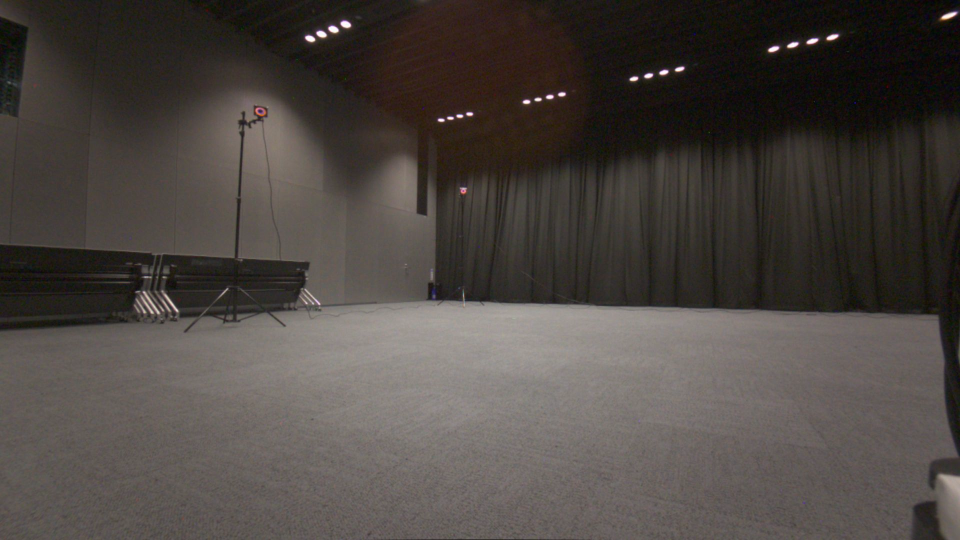
//> input picture rgb.png, 1920 x 1080 px (shown at 1/2 size)
$ ./main   (built with g++ and OpenCV 4)
//> lines starting //> are read from the running program, lines starting //| are printed output that depends on the picture; pictures that were not available may be replaced by others from this repository, and a replacement may not be noted
### upsampling/upsampling/upsampling.h
#pragma once
#include <opencv2/opencv.hpp>
#include <opencv2/ximgproc.hpp>

class upsampling
{
public:
	upsampling() {

	};
	// [16 lines left out: function upsampling, not called in this run]
	~upsampling() {};

	void run1(const cv::Mat& guide, const cv::Mat& xyz, cv::Mat& dense_depth, cv::Mat& confidence);
	void run2(const cv::Mat& guide, const cv::Mat& sparse_depth, const cv::Rect& roi, cv::Mat& dense_depth, cv::Mat& confidence);
	cv::Mat get_guideroi() { return guide_roi.clone(); };
	cv::Mat get_depthroi() { return depth_roi.clone(); };
	cv::Mat get_newintrinsic() { return K_new_.clone(); };
	void set_guide_intrinsic(cv::Mat& K);//3x3몒믦
private:
	cv::Mat K_;
	cv::Mat K_new_;
	double fgs_lambda_ = 128;
	double fgs_sigma_color_ = 8;
	double fgs_lambda_attenuation_ = 0.25;
	int fgs_num_iter_ = 2;
	double planar_coeff_ = 1e-5;

	float conf_thresh_ = 0.4f;
	float cx_ = 9.693e+02;
	float cy_ = 5.542e+02;
	float fx_ = 8.057e+02;
	float fy_ = 6.131e+02;
	//float scale_ = 0.25f;
	float scale_ = 1.0f;
	cv::Mat guide_roi;
	cv::Mat depth_roi;
	cv::Rect roi_ = cv::Rect(60, 50, 350, 200);
};

### upsampling/upsampling/upsampling.cpp
#include <dilate.h>
#include <upsampling.h>
#include <planarfilter.h>
#define SHOW_TIME 1

// [93 lines left out: functions xyz2depthmap, stdimage_naive, not called in this run]

void upsampling::run2(const cv::Mat& guide, const cv::Mat& sparse_depth, const cv::Rect& roi, cv::Mat& dense_depth, cv::Mat& confidence) {

#ifdef SHOW_TIME
	std::chrono::system_clock::time_point start, end;
	double elapsed;
#endif
	roi_ = roi;
	// guide 偺弅彫
	cv::Mat guide_mini;
	//guide.copyTo(guide_mini);
	cv::resize(guide, guide_mini, cv::Size(), scale_, scale_);
	// depth map偺嶌惉 (480,270)
	cv::Mat depth_mini;
	depth_mini = sparse_depth.clone();

	// roi crop
	guide_roi = guide_mini(roi_).clone();
	depth_roi = depth_mini(roi_).clone();

	// depth 偺 min/max
	cv::Mat mask_minmax = cv::Mat::zeros(depth_roi.size(), CV_8U);
	mask_minmax.setTo(1, depth_roi > 0);
	double min, max;
	cv::minMaxLoc(depth_roi, &min, &max, NULL, NULL, mask_minmax);

	// circle dilate
#ifdef SHOW_TIME
	start = std::chrono::system_clock::now();
#endif
	cv::Mat dilate, conf;
	circledilate(depth_roi, dilate, conf);
#ifdef SHOW_TIME
	end = std::chrono::system_clock::now();
	elapsed = std::chrono::duration_cast<std::chrono::milliseconds>(end - start).count();
	std::cout << "circledilate time = " << elapsed << " [ms]" << std::endl;
#endif

	// 奼戝偟弅彫
#ifdef SHOW_TIME
	start = std::chrono::system_clock::now();
#endif
	cv::Mat dilatemask, erodemask;
	cv::dilate(depth_roi, dilatemask, cv::Mat(), cv::Point(-1, -1), 8);
	cv::erode(dilatemask, erodemask, cv::Mat(), cv::Point(-1, -1), 5);

#ifdef SHOW_TIME
	end = std::chrono::system_clock::now();
	elapsed = std::chrono::duration_cast<std::chrono::milliseconds>(end - start).count();
	std::cout << "erode+erode time = " << elapsed << " [ms]" << std::endl;
#endif
	// mask 弨旛
	cv::Mat mask = depth_roi.clone();
	mask.setTo(1, mask > 0);

	cv::Mat conf_raw = conf.clone();
	conf.setTo(0.f, conf < conf_thresh_);

	// 杮懱
#ifdef SHOW_TIME
	start = std::chrono::system_clock::now();
#endif
	cv::Mat dense_fgs, dense;
	auto filter = cv::ximgproc::createFastGlobalSmootherFilter(
		guide_roi, fgs_lambda_, fgs_sigma_color_, fgs_lambda_attenuation_, fgs_num_iter_);
#ifdef SHOW_TIME
	end = std::chrono::system_clock::now();
	elapsed = std::chrono::duration_cast<std::chrono::milliseconds>(end - start).count();
	std::cout << "FGS time = " << elapsed << " [ms]" << std::endl;
#endif

#ifdef SHOW_TIME
	start = std::chrono::system_clock::now();
#endif
	planar_filter(erodemask, mask, conf, planar_coeff_, filter, dense_fgs, dense);
	//planar_filter(depth_mini, mask, conf, planar_coeff_, filter, dense_fgs, dense);
#ifdef SHOW_TIME
	end = std::chrono::system_clock::now();
	elapsed = std::chrono::duration_cast<std::chrono::milliseconds>(end - start).count();
	std::cout << "planar time = " << elapsed << " [ms]" << std::endl;
#endif
	// pose processing
	dense.setTo(0, dense < min);
	dense.setTo(0, dense > max);
	dense.setTo(0, erodemask == 0);

	// 屻張棟
#ifdef SHOW_TIME
	start = std::chrono::system_clock::now();
#endif
	cv::Mat stb = stdimage_naive(dense);
#ifdef SHOW_TIME
	end = std::chrono::system_clock::now();
	elapsed = std::chrono::duration_cast<std::chrono::milliseconds>(end - start).count();
	std::cout << "stdimage_naive time = " << elapsed << " [ms]" << std::endl;
#endif

	cv::Mat tmp_mask = cv::Mat::zeros(stb.size(), CV_32FC1);
	tmp_mask.setTo(1, stb > 200);//mm

	// raw 怣崋傪栠偡
	dense.setTo(0, tmp_mask == 1);
	dense.setTo(0, depth_roi != 0);
	dense += depth_roi;
	conf.setTo(0.4, conf == 0);
	conf.setTo(0.1, stb > 100);//mm
	conf.setTo(0, dense == 0);
	conf.setTo(1, depth_roi != 0);

	dense_depth = cv::Mat::zeros(sparse_depth.size(), sparse_depth.type());
	confidence = cv::Mat::zeros(sparse_depth.size(), sparse_depth.type());
	dense_depth(roi_) = dense / 1000.f;// mm-> m
	conf.copyTo(confidence(roi_));
	//confidence(roi_) = conf.clone();
}


// [69 lines left out: functions run1, set_guide_intrinsic, not called in this run]

### upsampling/main.cpp
#include <upsampling.h>
#include <opencv2/opencv.hpp>
#include <opencv2/viz.hpp>
#include <chrono>

void depth2pc(const cv::Mat& depth, const cv::Mat& K, cv::Mat& pc) {
	pc.create(depth.size(), CV_32FC3);

	float fx = K.at<float>(0, 0);
	float fy = K.at<float>(1, 1);
	float cx = K.at<float>(0, 2);
	float cy = K.at<float>(1, 2);

	for (int y = 0; y < depth.rows; ++y) {
		for (int x = 0; x < depth.cols; ++x) {
			float z = depth.at<float>(y, x);
			pc.at<cv::Vec3f>(y, x)[0] = (x - cx) * z / fx;
			pc.at<cv::Vec3f>(y, x)[1] = (y - cy) * z / fy;
			pc.at<cv::Vec3f>(y, x)[2] = z;
		}
	}
}

bool isBreak = false;
void  KeyboardViz3d(const cv::viz::KeyboardEvent& w, void* t)
{
	cv::viz::Viz3d* fen = (cv::viz::Viz3d*)t;
	if (w.action) {
		std::cout << "input = " << w.code << std::endl;
	}

	if (w.code == 'q')
		isBreak = true;
}

int main(int argc, char* argv[]) {
	std::cout << "begin" << std::endl;
	cv::Rect roi(0, 0, 320, 240);
	float scale = 1.0f;

	// class 定義
	upsampling dc;

	int index = 0;
	bool pause_mode = false;

	std::chrono::system_clock::time_point  start, end;
		// データ用意
	char fn_depth[40], fn_rgb[40];
	sprintf_s(fn_rgb, "rgb.png");
	sprintf_s(fn_depth, "sp.tiff");
	cv::Mat org_guide = cv::imread(fn_rgb);
//> org_guide is the input picture: 1080 rows x 1920 cols, CV_8UC3; mean B, G, R 65.8, 70.1, 76.4
	cv::Mat sp_depth = cv::imread(fn_depth, cv::IMREAD_UNCHANGED);//1x3x576, 1x576x3, 3x24x24に対応
	if (org_guide.empty() || sp_depth.empty())
		exit(1);
	// main part
	cv::Mat guide;
	start = std::chrono::system_clock::now();
	cv::resize(org_guide, guide, cv::Size(), 0.25, 0.25);
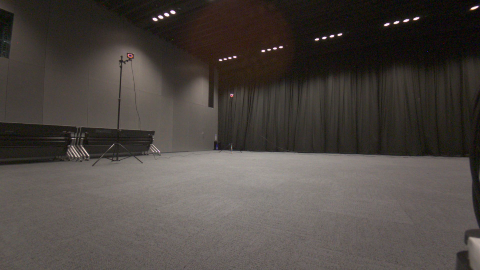
//> guide: 270 rows x 480 cols, CV_8UC3; mean B, G, R 66, 70.3, 76.5
	// test
	cv::Mat dense_depth, confidence;
	dc.run2(guide, sp_depth*1000, roi, dense_depth, confidence);
//> in run2, `depth_mini = sparse_depth.clone();`:
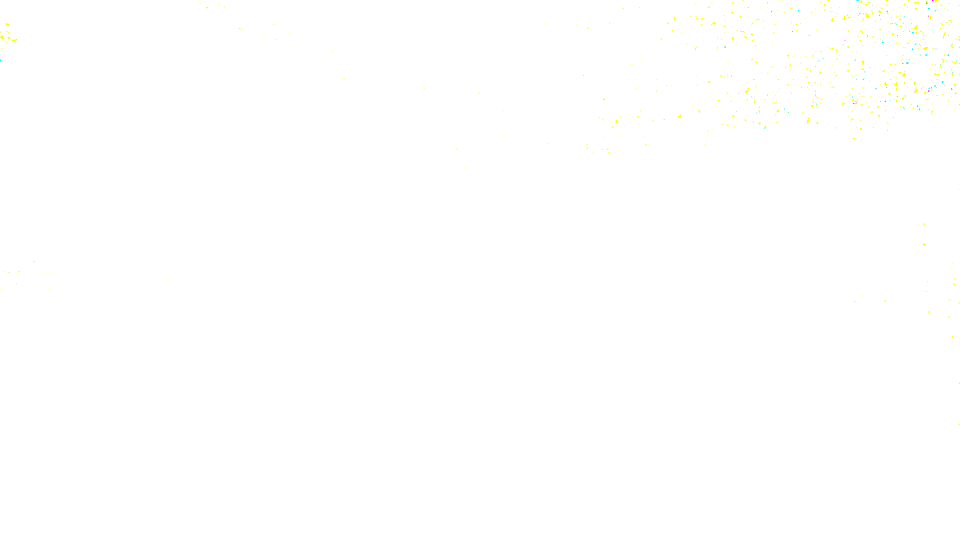
//> depth_mini: 1080 rows x 1920 cols, CV_8UC3 (shown at 1/2 size); mean B, G, R 254.6, 255, 255
//> in run2, `guide_roi = guide_mini(roi_).clone();`:
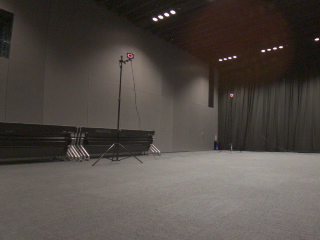
//> guide_roi: 240 rows x 320 cols, CV_8UC3; mean B, G, R 69.5, 74.3, 81.2
//> in run2, `depth_roi = depth_mini(roi_).clone();`:
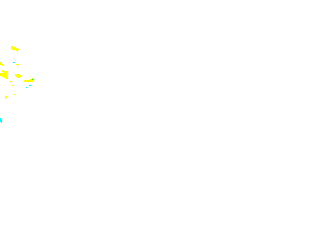
//> depth_roi: 240 rows x 320 cols, CV_8UC3; mean B, G, R 254.6, 255, 255
//> (the run ends here: the program stops with an error, at `mask_minmax.setTo(1, depth_roi > 0);`)
